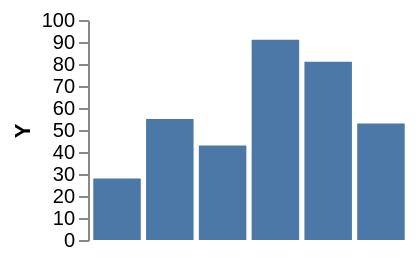

The specification (Vega-Lite) saved for this image:
### Vega specification from a JSON file in a GitHub repository (floating-point values rounded to 4 significant figures)
{"width": 200, "height": 120, "padding": 5, "data": [{"name": "t", "values": [{"a": "Alpha", "b": 28, "c": "x", "d": 1}, {"a": "Bravo", "b": 55, "c": "y", "d": 2}, {"a": "Charlie", "b": 43, "c": "x", "d": 3}, {"a": "Delta", "b": 91, "c": "z", "d": 4}, {"a": "Echo", "b": 81, "c": "y", "d": 5}, {"a": "Foxtrot", "b": 53, "c": "z", "d": 6}]}], "scales": [{"name": "x", "type": "band", "domain": {"data": "t", "field": "a"}, "range": "width", "padding": 0.1}, {"name": "y", "type": "linear", "domain": {"data": "t", "field": "b"}, "range": "height", "nice": true}, {"name": "color", "type": "ordinal", "domain": {"data": "t", "field": "c"}, "range": {"scheme": "category10"}}, {"name": "ramp", "type": "linear", "domain": {"data": "t", "field": "d"}, "range": {"scheme": "blues"}}, {"name": "size", "type": "linear", "domain": {"data": "t", "field": "b"}, "range": [10, 200]}, {"name": "shape", "type": "ordinal", "domain": {"data": "t", "field": "c"}, "range": "symbol"}, {"name": "quant", "type": "quantize", "domain": [0, 100], "range": {"scheme": "greens", "count": 4}}], "marks": [{"type": "rect", "from": {"data": "t"}, "encode": {"enter": {"x": {"scale": "x", "field": "a"}, "width": {"scale": "x", "band": 1}, "y": {"scale": "y", "field": "b"}, "y2": {"scale": "y", "value": 0}}}}], "autosize": "fit", "axes": [{"orient": "left", "scale": "y", "title": "Y"}]}
